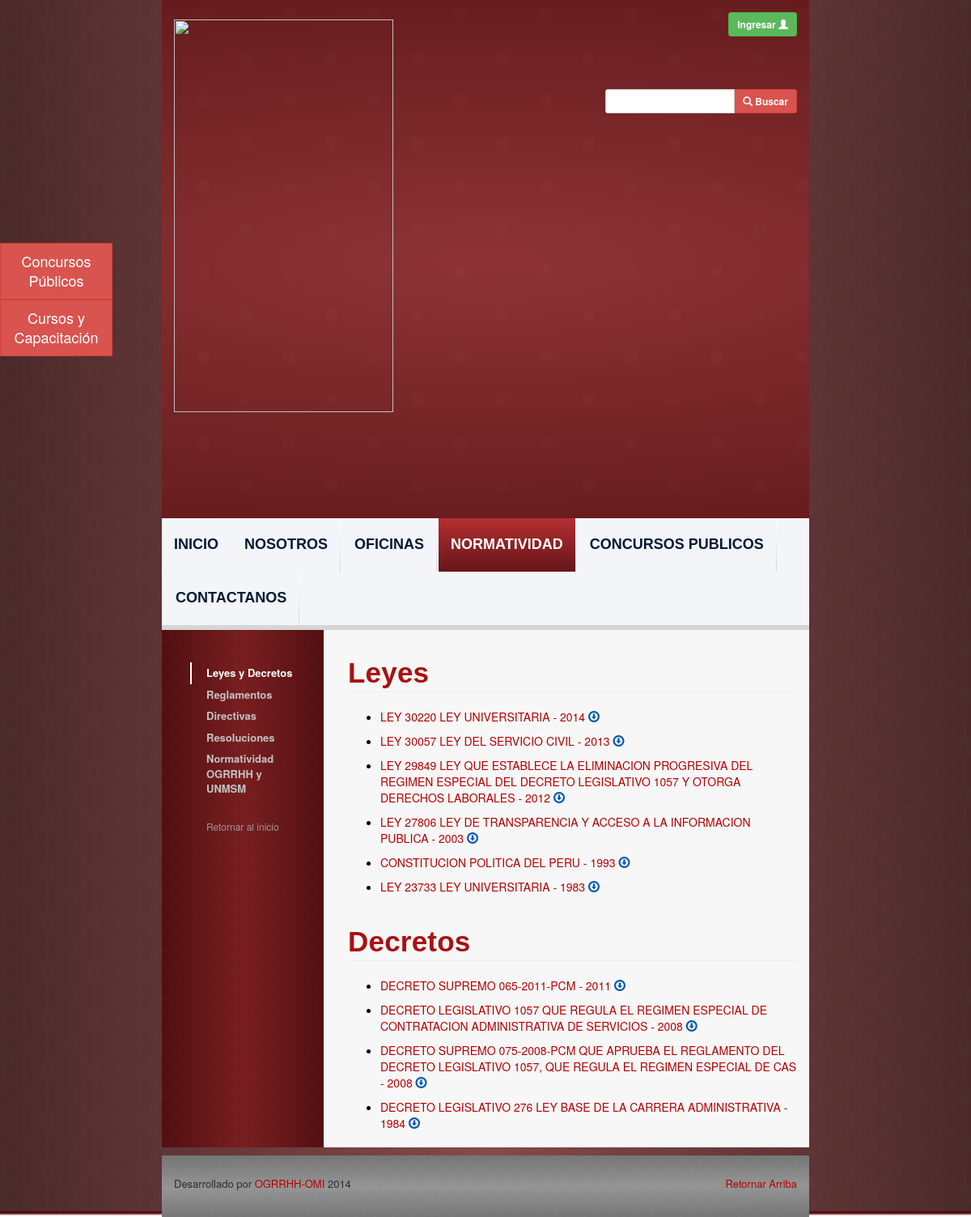
/legislation-laws-decree.php, run on the app's committed database.
### tables this page shows
CREATE TABLE `legislations` (
  `id` int(11) NOT NULL AUTO_INCREMENT,
  `name` varchar(500) NOT NULL,
  `number` varchar(45) NOT NULL,
  `description` varchar(500) DEFAULT NULL,
  `publication_date` date NOT NULL,
  `file_path` varchar(500) NOT NULL,
  `user_id` int(11) NOT NULL,
  `legislation_type_id` int(11) NOT NULL,
  `office_id` int(11) NOT NULL,
  `update_date` date NOT NULL,
  PRIMARY KEY (`id`)
);

### php_files/ConnectionManager.php (called while the page is built, shortened)
<?php
class ConnectionManager{
	public $hostName = "localhost";
	public $userName = "root";
	public $password = "root";
	public $database = "ogrrhhwebsitedb";
	public $connection;
	public function createConnection(){
		$this->connection =  mysql_connect ( $this->hostName, $this->userName, $this->password );
	}
	public function selectDatabase(){
		return mysql_select_db ($this->database, $this->connection );
	}
	public function doQuery($query){
		$result = mysql_query ( $query, $this->connection );
		return $result;
	}
	public function closeConnection(){
		return mysql_close ($this->connection);
	}
}
?>

### php_files/LegislationDAO.php (called while the page is built, shortened)
<?php
include 'ConnectionManager.php';
class LegislationDAO {
	public function selectByLegislationType($legislationTypeId) {
		$query = 	"SELECT l.*, YEAR(l.publication_date) AS publication_year FROM
					legislations l
					WHERE legislation_type_id = " . $legislationTypeId . " ORDER BY l.publication_date DESC;";
		$connectionManager = new ConnectionManager ();
		$result = $connectionManager->doQuery ( $query );
		return $result;
	}
}
?>

### legislation-laws-decree.php (the view, shortened to what this page needs)
<?php
include 'php_files/LegislationDAO.php';
$page_id = 4;
$sub_page_id = 2;
$legislationTypeIdLaw = 1;
$legislationTypeIdDecree = 2;
$legislationDAO = new LegislationDAO ();
$queryResultLaws = $legislationDAO->selectByLegislationType ( $legislationTypeIdLaw );
$queryResultDecree = $legislationDAO->selectByLegislationType ( $legislationTypeIdDecree );
?>
<html lang="es_PE">
<?php include('webframes/resources.php');?>
<body class="body-style">
	<div class="container-fluid">
		<div class="row background-image-style">
			<div class="col-md-8">
			<?php include('webframes/header.php');?>
			<div id="content-div" class="row">
				<?php include('webframes/left-navbar.php');?>
					<div class="col-md-9 text-content-style">
						<h1 id="universitary-legislation"
							class="font-style-medium-title-dark page-header ">Leyes</h1>
						<ul>
							<?php
							while ( $row = mysql_fetch_assoc ( $queryResultLaws ) ) {
								print ("<li class='download-link'><a class='upper-case-link' href='view-legislation.php?id=".$row ['id']."'>"
								. $row ['name'] . " - " . $row ['publication_year'] . "</a><div class='download-link-message' data-toggle='tooltip' title='' data-original-title='Descargar'>
								<a class='blue-link-style ' href='" . Constants::ogrrhhFTPUrl . $row ['file_path'] . "' target='_blank'>
								<span class='glyphicon glyphicon-download'></span></a></div></li>") ;
							}
							?>
						</ul>
						<h1 id="universitary-legislation"
							class="font-style-medium-title-dark page-header ">Decretos</h1>
						<ul>
						<?php
						while ( $row = mysql_fetch_assoc ( $queryResultDecree ) ) {
							print ("<li class='download-link'><a class='upper-case-link' href='view-legislation.php?id=".$row ['id']."'>"
								. $row ['name'] . " - " . $row ['publication_year'] .
								"</a><div class='download-link-message' data-toggle='tooltip' title='' data-original-title='Descargar'>
								<a class='blue-link-style ' href='" . Constants::ogrrhhFTPUrl . $row ['file_path'] . "' target='_blank'>
								<span class='glyphicon glyphicon-download'></span></a></div></li>") ;
						}
						?>
						</ul>
					</div>
				</div>
			<?php include('webframes/footer.php');?>
		</div>
		</div>
	</div>
</body>
</html>

### webframes/resources.php (shortened to what this page needs)
<head>
	<link href="resources/bootstrap-3.1.1/css/bootstrap.min.css" rel="stylesheet">
	<link href="resources/css/carousel.css" rel="stylesheet">
	<link href="resources/bootstrapformhelpers/css/bootstrap-formhelpers.min.css" rel="stylesheet" media="screen">
	<link href="resources/css/ogrrhh-website.css" rel="stylesheet">
	<link href="resources/css/docs.min.css" rel="stylesheet">
	<link href="resources/telerik.kendoui.2014.1.416.core/styles/kendo.common.min.css" rel="stylesheet" />
	<link href="resources/telerik.kendoui.2014.1.416.core/styles/kendo.silver.min.css" rel="stylesheet" />
	<link href="resources/bootstrapvalidator-dist-0.4.5/dist/css/bootstrapValidator.min.css" rel="stylesheet">
</head>
<div style="position: absolute; top: 300px; left: 0%; z-index: 10000">
	<a href="work-with-us-calls.php" class="btn btn-danger btn-lg" role="button" style="width: 139px; border-radius:0">Concursos<br/>Públicos</a><br/>
	<a href="offices-development.php" class="btn btn-danger btn-lg" role="button" style="width: 139px; border-radius:0">Cursos y<br/>Capacitación</a>
</div>

### webframes/header.php (shortened to what this page needs)
<header>
	<div class="row header-style">
		<div class="col-md-7">
			<a href="index.php"> <img class="logo-style"
				src="resources/images/ogrrhh-logo.png">
			</a>
		</div>
		<div class="col-md-4">
			<div class="row">
				<div class="col-md-12 login-button" data-bind="visible: !logedUser()">
					<button type="button" class="btn btn-success btn-sm"
						data-toggle="modal" data-target="#login">
						<strong>Ingresar </strong><span class="glyphicon glyphicon-user"></span>
					</button>
				</div>
			</div>
			<div class="row">
				<div class="col-md-12 search-button">
					<form action="search-results.php" method="post">
						<div class="input-group" data-toggle="tooltip"
							title="La búsqueda se realiza en el contenido de Normatividad">
							<input type="text" class="form-control input-sm" id="searchString" name="searchString" data-bind="value:headerViewModel.searchString"> <span
								class="input-group-btn">
								<button class="btn btn-danger btn-sm" type="submit">
									<span class="glyphicon glyphicon-search"></span><strong> Buscar</strong>
								</button>
							</span>
						</div>
					</form>
				</div>
			</div>
		</div>
	</div>
	<div class="row">
		<div class="col-md-12  navbar-background-style">
			<ul class="nav nav-pills menu-style">
				<li
					data-bind="attr: { class: (<?php echo $page_id?> == 1)? 'active' : '' }"
					class="active"><a href="index.php">INICIO</a></li>
				<li
					data-bind="attr: { class: (<?php echo $page_id?> == 2)? 'active dropdown' : 'dropdown' }">
					<a href="aboutus.php">NOSOTROS</a>
				</li>
				<li
					data-bind="attr: { class: (<?php echo $page_id?> == 3)? 'active dropdown' : 'dropdown' }"
					class=""><a href="offices.php">OFICINAS</a>
					</li>
				<li
					data-bind="attr: { class: (<?php echo $page_id?> == 4)? 'active dropdown' : 'dropdown' }"
					class=""><a href="legislation.php">NORMATIVIDAD</a>
					</li>
				<li
					data-bind="attr: { class: (<?php echo $page_id?> == 5)? 'active dropdown' : 'dropdown' }"
					class=""><a href="work-with-us.php">CONCURSOS PUBLICOS</a>
					</li>
				<li
					data-bind="attr: { class: (<?php echo $page_id?> == 6)? 'active dropdown' : 'dropdown' }"
					class=""><a href="ubication.php">CONTACTANOS</a></li>
			</ul>
		</div>
	</div>
	<div class="row">
		<div class="col-md-12 navbar-separator-style"></div>
	</div>
</header>

### webframes/left-navbar.php (shortened to what this page needs)
<div class="left-navbar col-md-3 left-navbar-background-style">
	<div class="hidden-print affix-top vertical-navbar"
		role="complementary">
	</div>
	<div class="bs-docs-sidebar hidden-print affix-top vertical-navbar"
		role="complementary">
		<ul class="nav bs-docs-sidenav"
			data-bind="visible: headerViewModel.pageId() == 4">
			<li class=""
				data-bind="attr: { class: (<?php echo $sub_page_id?> == 2)? 'active' : '' }"><a
				class="vertical-navbar-font-style"
				href="legislation-laws-decree.php">Leyes y Decretos</a></li>
			<li class=""
				data-bind="attr: { class: (<?php echo $sub_page_id?> == 5)? 'active' : '' }"><a
				class="vertical-navbar-font-style" href="legislation-rules.php">Reglamentos</a></li>
			<li class=""
				data-bind="attr: { class: (<?php echo $sub_page_id?> == 3)? 'active' : '' }"><a
				class="vertical-navbar-font-style" href="legislation-directives.php">Directivas</a></li>
			<li class=""
				data-bind="attr: { class: (<?php echo $sub_page_id?> == 1)? 'active' : '' }"><a
				class="vertical-navbar-font-style"
				href="legislation-resolutions.php">Resoluciones</a></li>
			<li class=""
				data-bind="attr: { class: (<?php echo $sub_page_id?> == 4)? 'active' : '' }"><a
				class="vertical-navbar-font-style"
				href="legislation-ogrrhh-legislation.php">Normatividad OGRRHH y
					UNMSM</a></li>
		</ul>
		<a class="back-to-top" href="#top"
			data-bind="visible: headerViewModel.pageId() != 1 && headerViewModel.pageId() != 7 ">Retornar
			al inicio</a>
	</div>
</div>

### webframes/footer.php
<footer class="footer-style">
		<div class="row contain-footer-style">
			<div class="col-md-1"></div>
			<div class="col-md-12">
				<p class="pull-right footer-font">
					<a href="#">Retornar Arriba</a>
				</p>
				<p class="footer-font">
					Desarrollado por  <a href="#">OGRRHH-OMI </a>2014
				</p>
			</div>
			<div class="col-md-1"></div>
		</div>
</footer>

### resources/css/carousel.css (style rules this page uses)
body { padding-bottom: 40px; color: #5a5a5a; }

### resources/css/ogrrhh-website.css (style rules this page uses)
.header-style { background: url('../pages-styles/website-header-background.fw.png') center; background-size: cover; }
.logo-style { width: 80%; padding: 24px 10px 10px 0px; }
.login-button { text-align: right; height: 80px; padding-top: 15px; }
.search-button { height: 80px; padding-top: 30px; }
.nav-pills>li>a { border-radius: 0px; font-family: "Trebuchet MS", Arial, Helvetica, sans-serif; display: block; font-size: 18px; text-transform: uppercase; height: 66px; color: #031a35; background-color: rgb(243, 245, 248); }
.nav-pills>li+li { padding-right: 1px; background: url(../pages-styles/navbar-button-separator.jpeg) top right no-repeat; }
.nav-pills>li.active>a, .nav-pills>li.active>a:hover, .nav-pills>li.active>a:focus { background: url(../pages-styles/navbar-button-background.fw.png) top left repeat-x; color: #031a35; border-radius: 0px; font-family: "Trebuchet MS", Arial, Helvetica, sans-serif; display: block; font-size: 18px; font-weight: bold; color: #fff; }
.navbar-background-style { background-color: rgb(243, 245, 248); padding-left: 0px; padding-right: 0px; }
.menu-style { font-weight: bold; line-height: 45px; }
.navbar-separator-style { background-color: rgb(213, 213, 213); height: 6px; }
.body-style { padding-bottom: 0px; color: black; }
.background-image-style { background: url('../pages-styles/website-background.fw.png') no-repeat; -webkit-background-size: cover; -moz-background-size: cover; -o-background-size: cover; background-size: 100% 100%; }
.font-style-medium-title-dark { font-family: "Lucida Grande", "Lucida Sans Unicode", "Lucida Sans", Geneva, Verdana, sans-serif; color: #A81212; font-size: 35; padding: 5; font-weight: bold; letter-spacing: 0.2px; line-height: 36pX; padding-left: 0px; }
a { color: #B40000; }
.blue-link-style { color: #0059B4; text-decoration: none; }
.download-link-message { display: inline; }
p { color: black; font-size: 16; }
.text-content-style { background-color: #F7F7F7; padding-left: 30px; padding-top: 15px; min-height: 600px; }
.upper-case-link { text-transform: uppercase; }
.download-link { padding-bottom: 10px; }
.vertical-navbar { padding-top: 10px; }
.left-navbar-background-style { background: url("../pages-styles/website-vertical-navbar-background.fw.png"); background-size: contain; }
.footer-style { margin-bottom: 0px; margin-top: 10px; }
.contain-footer-style { padding-top: 25px; background: url("../pages-styles/website-footer-background.fw.png") center; background-size: cover; padding-bottom: 20px; }
.footer-font { font-family: 'Helvetica Neue', Helvetica, Arial, sans-serif; font-size: 13px; color: rgb(44, 44, 44); }

### data on the page
legislations: name "LEY 30220 LEY UNIVERSITARIA", publication_year "2014"
legislations: name "LEY 30057 LEY DEL SERVICIO CIVIL", publication_year "2013"
legislations: name "LEY 29849 LEY QUE ESTABLECE LA ELIMINACION PROGRESIVA DEL REGIMEN ESPECIAL DEL DECRETO LEGISLATIVO 1057 Y OTORGA DERECHOS LABORALES", publication_year "2012"
legislations: name "LEY 27806 LEY DE TRANSPARENCIA Y ACCESO A LA INFORMACION PUBLICA", publication_year "2003"
legislations: name "CONSTITUCION POLITICA DEL PERU", publication_year "1993"
legislations: name "LEY 23733 LEY UNIVERSITARIA", publication_year "1983"
legislations: name "DECRETO SUPREMO 065-2011-PCM", publication_year "2011"
legislations: name "DECRETO LEGISLATIVO 1057 QUE REGULA EL REGIMEN ESPECIAL DE CONTRATACION ADMINISTRATIVA DE SERVICIOS", publication_year "2008"
legislations: name "DECRETO SUPREMO 075-2008-PCM QUE APRUEBA EL REGLAMENTO DEL DECRETO LEGISLATIVO 1057, QUE REGULA EL REGIMEN ESPECIAL DE CAS", publication_year "2008"
legislations: name "DECRETO LEGISLATIVO 276 LEY BASE DE LA CARRERA ADMINISTRATIVA", publication_year "1984"
